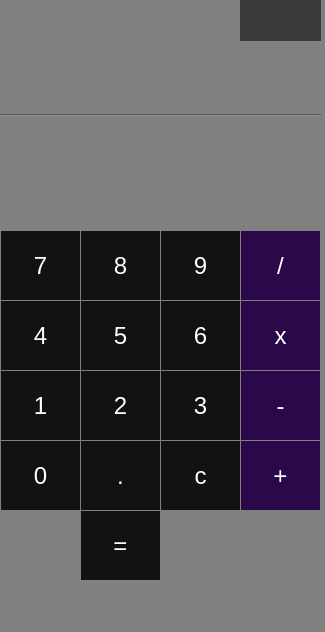
<?xml version="1.0" encoding="UTF-8"?>
<ui version="4.0">
 <class>MainWindow</class>
 <widget class="QMainWindow" name="MainWindow">
  <property name="geometry">
   <rect>
    <x>0</x>
    <y>0</y>
    <width>325</width>
    <height>632</height>
   </rect>
  </property>
  <property name="windowTitle">
   <string>Calculadora</string>
  </property>
  <property name="styleSheet">
   <string notr="true">background-color: grey;</string>
  </property>
  <widget class="QWidget" name="centralwidget">
   <widget class="QPushButton" name="num3">
    <property name="geometry">
     <rect>
      <x>160</x>
      <y>370</y>
      <width>81</width>
      <height>71</height>
     </rect>
    </property>
    <property name="maximumSize">
     <size>
      <width>81</width>
      <height>81</height>
     </size>
    </property>
    <property name="font">
     <font>
      <pointsize>18</pointsize>
     </font>
    </property>
    <property name="styleSheet">
     <string notr="true">QPushButton {
background-color: rgb(18, 18, 18);
color: white;
border: 1px solid grey;
}
QPushButton:hover {
	background-color: rgb(91, 0, 0);
	color: white;
}</string>
    </property>
    <property name="text">
     <string>3</string>
    </property>
    <property name="iconSize">
     <size>
      <width>50</width>
      <height>50</height>
     </size>
    </property>
    <property name="flat">
     <bool>false</bool>
    </property>
   </widget>
   <widget class="QPushButton" name="num5">
    <property name="geometry">
     <rect>
      <x>80</x>
      <y>300</y>
      <width>81</width>
      <height>71</height>
     </rect>
    </property>
    <property name="maximumSize">
     <size>
      <width>81</width>
      <height>81</height>
     </size>
    </property>
    <property name="font">
     <font>
      <pointsize>18</pointsize>
     </font>
    </property>
    <property name="styleSheet">
     <string notr="true">QPushButton {
background-color: rgb(18, 18, 18);
color: white;
border: 1px solid grey;
}
QPushButton:hover {
	background-color: rgb(91, 0, 0);
	color: white;
}</string>
    </property>
    <property name="text">
     <string>5</string>
    </property>
   </widget>
   <widget class="QPushButton" name="num9">
    <property name="geometry">
     <rect>
      <x>160</x>
      <y>230</y>
      <width>81</width>
      <height>71</height>
     </rect>
    </property>
    <property name="maximumSize">
     <size>
      <width>81</width>
      <height>81</height>
     </size>
    </property>
    <property name="font">
     <font>
      <pointsize>18</pointsize>
     </font>
    </property>
    <property name="styleSheet">
     <string notr="true">QPushButton {
background-color: rgb(18, 18, 18);
color: white;
border: 1px solid grey;
}
QPushButton:hover {
	background-color: rgb(91, 0, 0);
	color: white;
}</string>
    </property>
    <property name="text">
     <string>9</string>
    </property>
   </widget>
   <widget class="QPushButton" name="num6">
    <property name="geometry">
     <rect>
      <x>160</x>
      <y>300</y>
      <width>81</width>
      <height>71</height>
     </rect>
    </property>
    <property name="maximumSize">
     <size>
      <width>81</width>
      <height>81</height>
     </size>
    </property>
    <property name="font">
     <font>
      <pointsize>18</pointsize>
     </font>
    </property>
    <property name="styleSheet">
     <string notr="true">QPushButton {
background-color: rgb(18, 18, 18);
color: white;
border: 1px solid grey;
}
QPushButton:hover {
	background-color: rgb(91, 0, 0);
	color: white;
}</string>
    </property>
    <property name="text">
     <string>6</string>
    </property>
   </widget>
   <widget class="QPushButton" name="num8">
    <property name="geometry">
     <rect>
      <x>80</x>
      <y>230</y>
      <width>81</width>
      <height>71</height>
     </rect>
    </property>
    <property name="maximumSize">
     <size>
      <width>81</width>
      <height>81</height>
     </size>
    </property>
    <property name="font">
     <font>
      <pointsize>18</pointsize>
     </font>
    </property>
    <property name="styleSheet">
     <string notr="true">QPushButton {
background-color: rgb(18, 18, 18);
color: white;
border: 1px solid grey;
}
QPushButton:hover {
	background-color: rgb(91, 0, 0);
	color: white;
}</string>
    </property>
    <property name="text">
     <string>8</string>
    </property>
   </widget>
   <widget class="QPushButton" name="num1">
    <property name="geometry">
     <rect>
      <x>0</x>
      <y>370</y>
      <width>81</width>
      <height>71</height>
     </rect>
    </property>
    <property name="maximumSize">
     <size>
      <width>81</width>
      <height>81</height>
     </size>
    </property>
    <property name="font">
     <font>
      <pointsize>18</pointsize>
     </font>
    </property>
    <property name="styleSheet">
     <string notr="true">QPushButton {
background-color: rgb(18, 18, 18);
color: white;
border: 1px solid grey;
}
QPushButton:hover {
	background-color: rgb(91, 0, 0);
	color: white;
}</string>
    </property>
    <property name="text">
     <string>1</string>
    </property>
   </widget>
   <widget class="QPushButton" name="num4">
    <property name="geometry">
     <rect>
      <x>0</x>
      <y>300</y>
      <width>81</width>
      <height>71</height>
     </rect>
    </property>
    <property name="maximumSize">
     <size>
      <width>81</width>
      <height>81</height>
     </size>
    </property>
    <property name="font">
     <font>
      <pointsize>18</pointsize>
     </font>
    </property>
    <property name="styleSheet">
     <string notr="true">QPushButton {
background-color: rgb(18, 18, 18);
color: white;
border: 1px solid grey;
}
QPushButton:hover {
	background-color: rgb(91, 0, 0);
	color: white;
}</string>
    </property>
    <property name="text">
     <string>4</string>
    </property>
   </widget>
   <widget class="QPushButton" name="num2">
    <property name="geometry">
     <rect>
      <x>80</x>
      <y>370</y>
      <width>81</width>
      <height>71</height>
     </rect>
    </property>
    <property name="maximumSize">
     <size>
      <width>81</width>
      <height>81</height>
     </size>
    </property>
    <property name="font">
     <font>
      <pointsize>18</pointsize>
     </font>
    </property>
    <property name="styleSheet">
     <string notr="true">QPushButton {
background-color: rgb(18, 18, 18);
color: white;
border: 1px solid grey;
}
QPushButton:hover {
	background-color: rgb(91, 0, 0);
	color: white;
}</string>
    </property>
    <property name="text">
     <string>2</string>
    </property>
   </widget>
   <widget class="QPushButton" name="punto">
    <property name="geometry">
     <rect>
      <x>80</x>
      <y>440</y>
      <width>81</width>
      <height>71</height>
     </rect>
    </property>
    <property name="maximumSize">
     <size>
      <width>81</width>
      <height>81</height>
     </size>
    </property>
    <property name="font">
     <font>
      <pointsize>18</pointsize>
     </font>
    </property>
    <property name="styleSheet">
     <string notr="true">QPushButton {
background-color: rgb(18, 18, 18);
color: white;
border: 1px solid grey;
}
QPushButton:hover {
	background-color: rgb(91, 0, 0);
	color: white;
}</string>
    </property>
    <property name="text">
     <string>.</string>
    </property>
   </widget>
   <widget class="QPushButton" name="division">
    <property name="geometry">
     <rect>
      <x>240</x>
      <y>230</y>
      <width>81</width>
      <height>71</height>
     </rect>
    </property>
    <property name="maximumSize">
     <size>
      <width>81</width>
      <height>81</height>
     </size>
    </property>
    <property name="font">
     <font>
      <pointsize>18</pointsize>
     </font>
    </property>
    <property name="styleSheet">
     <string notr="true">QPushButton {
background-color:rgb(43, 8, 74) ;
color: white;
border: 1px solid grey;
}

QPushButton:hover {
background-color:rgb(45, 0, 68);
color:white;

}


</string>
    </property>
    <property name="text">
     <string>/</string>
    </property>
   </widget>
   <widget class="QPushButton" name="multi">
    <property name="geometry">
     <rect>
      <x>240</x>
      <y>300</y>
      <width>81</width>
      <height>71</height>
     </rect>
    </property>
    <property name="maximumSize">
     <size>
      <width>81</width>
      <height>81</height>
     </size>
    </property>
    <property name="font">
     <font>
      <pointsize>18</pointsize>
     </font>
    </property>
    <property name="styleSheet">
     <string notr="true">QPushButton {
background-color:rgb(43, 8, 74) ;
color: white;
border: 1px solid grey;
}

QPushButton:hover {
background-color:rgb(45, 0, 68);
color:white;

}


</string>
    </property>
    <property name="text">
     <string>x</string>
    </property>
   </widget>
   <widget class="QPushButton" name="resta">
    <property name="geometry">
     <rect>
      <x>240</x>
      <y>370</y>
      <width>81</width>
      <height>71</height>
     </rect>
    </property>
    <property name="maximumSize">
     <size>
      <width>81</width>
      <height>81</height>
     </size>
    </property>
    <property name="font">
     <font>
      <pointsize>18</pointsize>
     </font>
    </property>
    <property name="styleSheet">
     <string notr="true">QPushButton {
background-color:rgb(43, 8, 74) ;
color: white;
border: 1px solid grey;
}

QPushButton:hover {
background-color:rgb(45, 0, 68);
color:white;

}


</string>
    </property>
    <property name="text">
     <string>-</string>
    </property>
   </widget>
   <widget class="QPushButton" name="suma">
    <property name="geometry">
     <rect>
      <x>240</x>
      <y>440</y>
      <width>81</width>
      <height>71</height>
     </rect>
    </property>
    <property name="maximumSize">
     <size>
      <width>81</width>
      <height>81</height>
     </size>
    </property>
    <property name="font">
     <font>
      <pointsize>18</pointsize>
     </font>
    </property>
    <property name="styleSheet">
     <string notr="true">QPushButton {
background-color:rgb(43, 8, 74) ;
color: white;
border: 1px solid grey;
}

QPushButton:hover {
background-color:rgb(45, 0, 68);
color:white;

}


</string>
    </property>
    <property name="text">
     <string>+</string>
    </property>
   </widget>
   <widget class="QPushButton" name="igual">
    <property name="geometry">
     <rect>
      <x>80</x>
      <y>510</y>
      <width>81</width>
      <height>71</height>
     </rect>
    </property>
    <property name="maximumSize">
     <size>
      <width>81</width>
      <height>81</height>
     </size>
    </property>
    <property name="font">
     <font>
      <pointsize>18</pointsize>
     </font>
    </property>
    <property name="styleSheet">
     <string notr="true">QPushButton {
background-color: rgb(18, 18, 18);
color: white;
border: 1px solid grey;
}
QPushButton:hover {
	background-color: rgb(91, 0, 0);
	color: white;
}</string>
    </property>
    <property name="text">
     <string>=</string>
    </property>
   </widget>
   <widget class="QTextBrowser" name="display">
    <property name="geometry">
     <rect>
      <x>0</x>
      <y>0</y>
      <width>321</width>
      <height>231</height>
     </rect>
    </property>
    <property name="font">
     <font>
      <family>Arial Black</family>
      <pointsize>26</pointsize>
      <bold>true</bold>
     </font>
    </property>
    <property name="layoutDirection">
     <enum>Qt::LeftToRight</enum>
    </property>
    <property name="styleSheet">
     <string notr="true">QPushButton {
background-color:rgb(43, 8, 74) ;
color: white;
}

QPushButton:hover {
backgournd-color:rgb(53, 0, 79);

}
QPushButton {
border: 1px solid grey;
}</string>
    </property>
    <property name="frameShape">
     <enum>QFrame::HLine</enum>
    </property>
    <property name="frameShadow">
     <enum>QFrame::Sunken</enum>
    </property>
    <property name="lineWidth">
     <number>1</number>
    </property>
   </widget>
   <widget class="QPushButton" name="cero">
    <property name="geometry">
     <rect>
      <x>0</x>
      <y>440</y>
      <width>81</width>
      <height>71</height>
     </rect>
    </property>
    <property name="maximumSize">
     <size>
      <width>81</width>
      <height>81</height>
     </size>
    </property>
    <property name="font">
     <font>
      <pointsize>18</pointsize>
     </font>
    </property>
    <property name="styleSheet">
     <string notr="true">QPushButton {
background-color: rgb(18, 18, 18);
color: white;
border: 1px solid grey;
}
QPushButton:hover {
	background-color: rgb(91, 0, 0);
	color: white;
}</string>
    </property>
    <property name="text">
     <string>0</string>
    </property>
   </widget>
   <widget class="QPushButton" name="borrar">
    <property name="geometry">
     <rect>
      <x>160</x>
      <y>440</y>
      <width>81</width>
      <height>71</height>
     </rect>
    </property>
    <property name="maximumSize">
     <size>
      <width>81</width>
      <height>81</height>
     </size>
    </property>
    <property name="font">
     <font>
      <pointsize>18</pointsize>
     </font>
    </property>
    <property name="styleSheet">
     <string notr="true">QPushButton {
background-color: rgb(18, 18, 18);
color: white;
border: 1px solid grey;
}
QPushButton:hover {
	background-color: rgb(91, 0, 0);
	color: white;
}</string>
    </property>
    <property name="text">
     <string>c</string>
    </property>
   </widget>
   <widget class="QLabel" name="label">
    <property name="geometry">
     <rect>
      <x>240</x>
      <y>0</y>
      <width>81</width>
      <height>41</height>
     </rect>
    </property>
    <property name="styleSheet">
     <string notr="true">QLabel {
color: white;
background-color: rgb(58, 58, 58);
}</string>
    </property>
    <property name="text">
     <string/>
    </property>
   </widget>
   <widget class="QPushButton" name="num7">
    <property name="geometry">
     <rect>
      <x>0</x>
      <y>230</y>
      <width>81</width>
      <height>71</height>
     </rect>
    </property>
    <property name="maximumSize">
     <size>
      <width>81</width>
      <height>81</height>
     </size>
    </property>
    <property name="font">
     <font>
      <pointsize>18</pointsize>
     </font>
    </property>
    <property name="styleSheet">
     <string notr="true">QPushButton {
background-color: rgb(18, 18, 18);
color: white;
border: 1px solid grey;
}
QPushButton:hover {
	background-color: rgb(91, 0, 0);
	color: white;
}</string>
    </property>
    <property name="text">
     <string>7</string>
    </property>
   </widget>
  </widget>
  <widget class="QMenuBar" name="menubar">
   <property name="geometry">
    <rect>
     <x>0</x>
     <y>0</y>
     <width>325</width>
     <height>21</height>
    </rect>
   </property>
  </widget>
  <widget class="QStatusBar" name="statusbar"/>
 </widget>
 <resources/>
 <connections/>
</ui>
